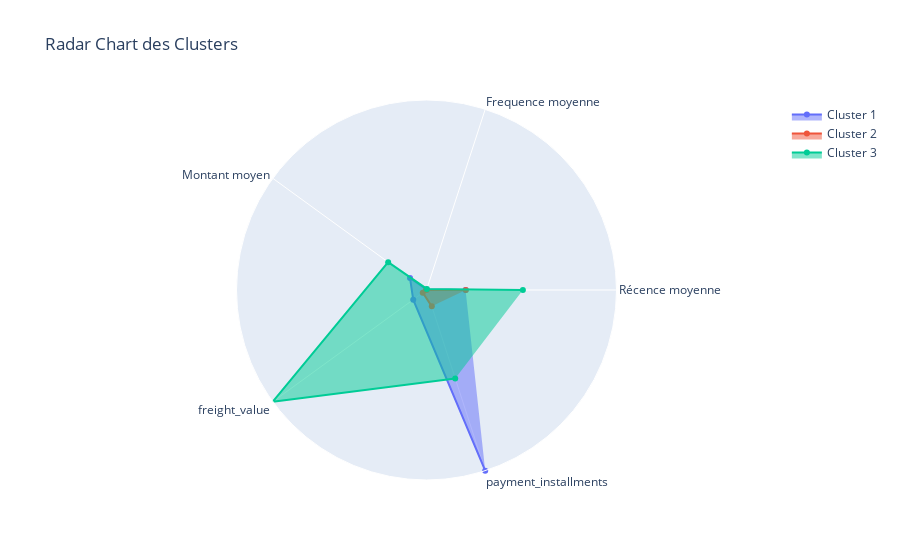
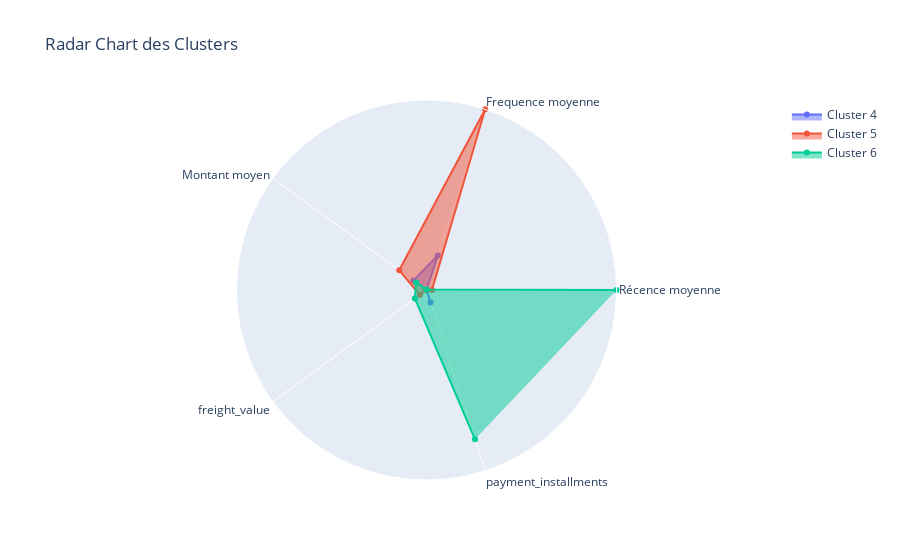

The notebook cell saved with these charts, in order:
### Markdown cell above
# 2017 2e semestre

### Code cell
cluster(full_df_2017_sem_2,full_rfmc)

### Figure 1 — Plotly figure (JSON) as saved in the notebook; plotly's stock layout.template omitted (floating-point values rounded to 4 significant figures)
{"data": [{"fill": "toself", "name": "Cluster 1  ", "r": [205.5, 2.886, 107.1, 86.38, 1000.0], "theta": ["Récence moyenne", "Frequence moyenne", "Montant moyen", "freight_value", "payment_installments"], "type": "scatterpolar"}, {"fill": "toself", "name": "Cluster 2  ", "r": [206.9, 0.0, 3.202, 24.37, 90.37], "theta": ["Récence moyenne", "Frequence moyenne", "Montant moyen", "freight_value", "payment_installments"], "type": "scatterpolar"}, {"fill": "toself", "name": "Cluster 3  ", "r": [507.3, 5.999, 249.4, 1000.0, 489.2], "theta": ["Récence moyenne", "Frequence moyenne", "Montant moyen", "freight_value", "payment_installments"], "type": "scatterpolar"}], "layout": {"polar": {"radialaxis": {"range": [0, 1000], "visible": false}}, "showlegend": true, "title": {"text": "Radar Chart des Clusters "}}}

### Figure 2 — Plotly figure (JSON) as saved in the notebook; plotly's stock layout.template omitted (floating-point values rounded to 4 significant figures)
{"data": [{"fill": "toself", "name": "Cluster 4  ", "r": [0.0, 191.6, 84.49, 0.0, 69.49], "theta": ["Récence moyenne", "Frequence moyenne", "Montant moyen", "freight_value", "payment_installments"], "type": "scatterpolar"}, {"fill": "toself", "name": "Cluster 5  ", "r": [28.81, 1000.0, 177.4, 43.74, 0.0], "theta": ["Récence moyenne", "Frequence moyenne", "Montant moyen", "freight_value", "payment_installments"], "type": "scatterpolar"}, {"fill": "toself", "name": "Cluster 6  ", "r": [1000.0, 3.33, 67.0, 75.74, 826.3], "theta": ["Récence moyenne", "Frequence moyenne", "Montant moyen", "freight_value", "payment_installments"], "type": "scatterpolar"}], "layout": {"polar": {"radialaxis": {"range": [0, 1000], "visible": false}}, "showlegend": true, "title": {"text": "Radar Chart des Clusters "}}}
